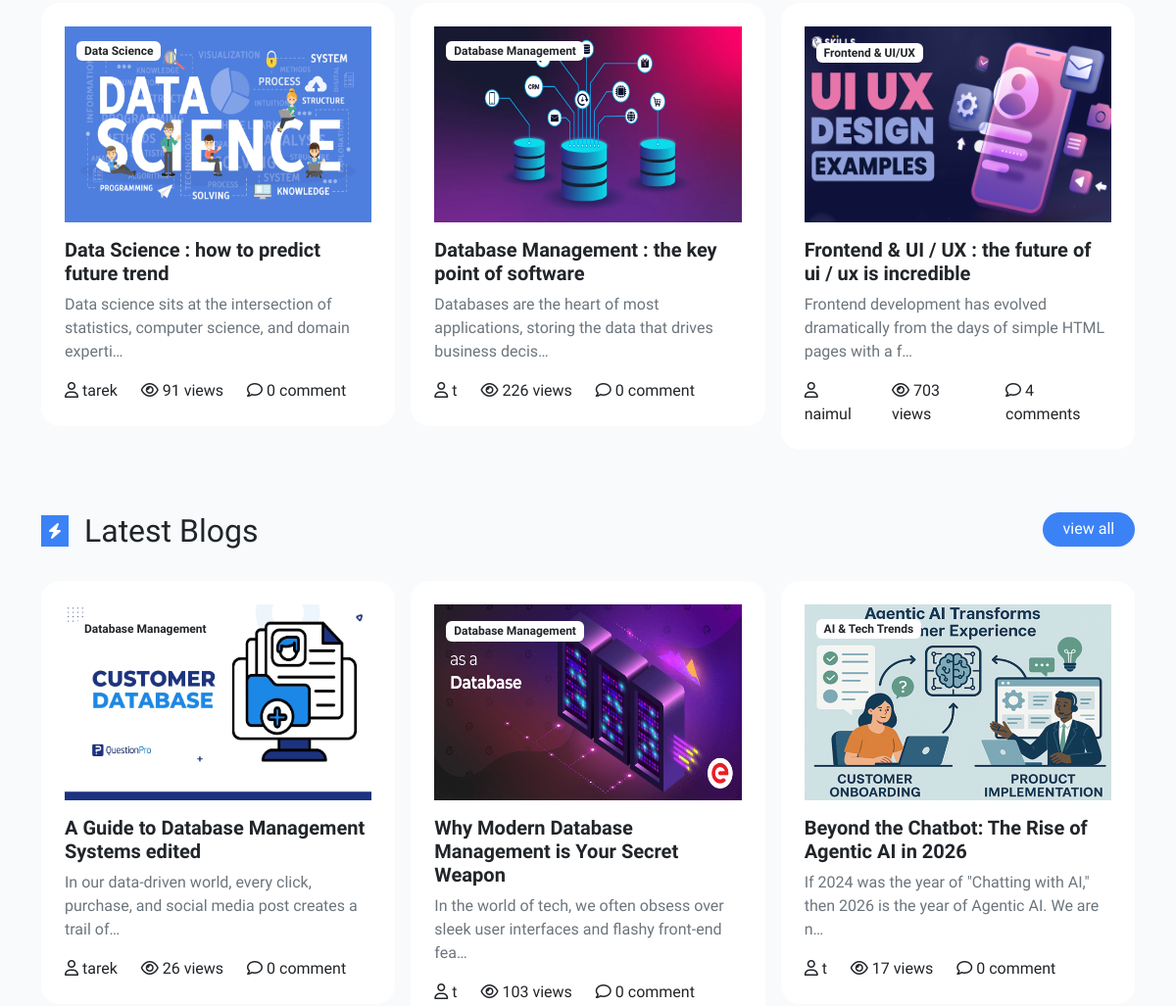
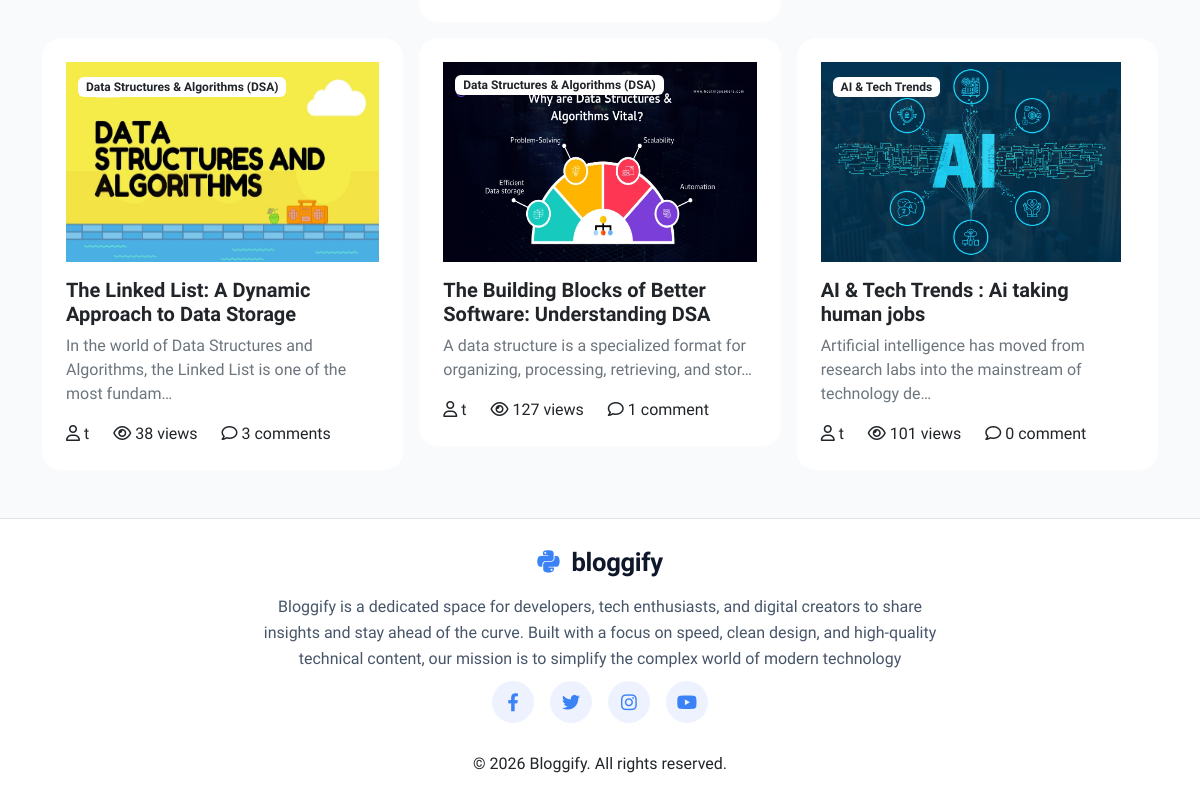
Before: / (lower part) with the older database file (2 pictures, top to bottom).
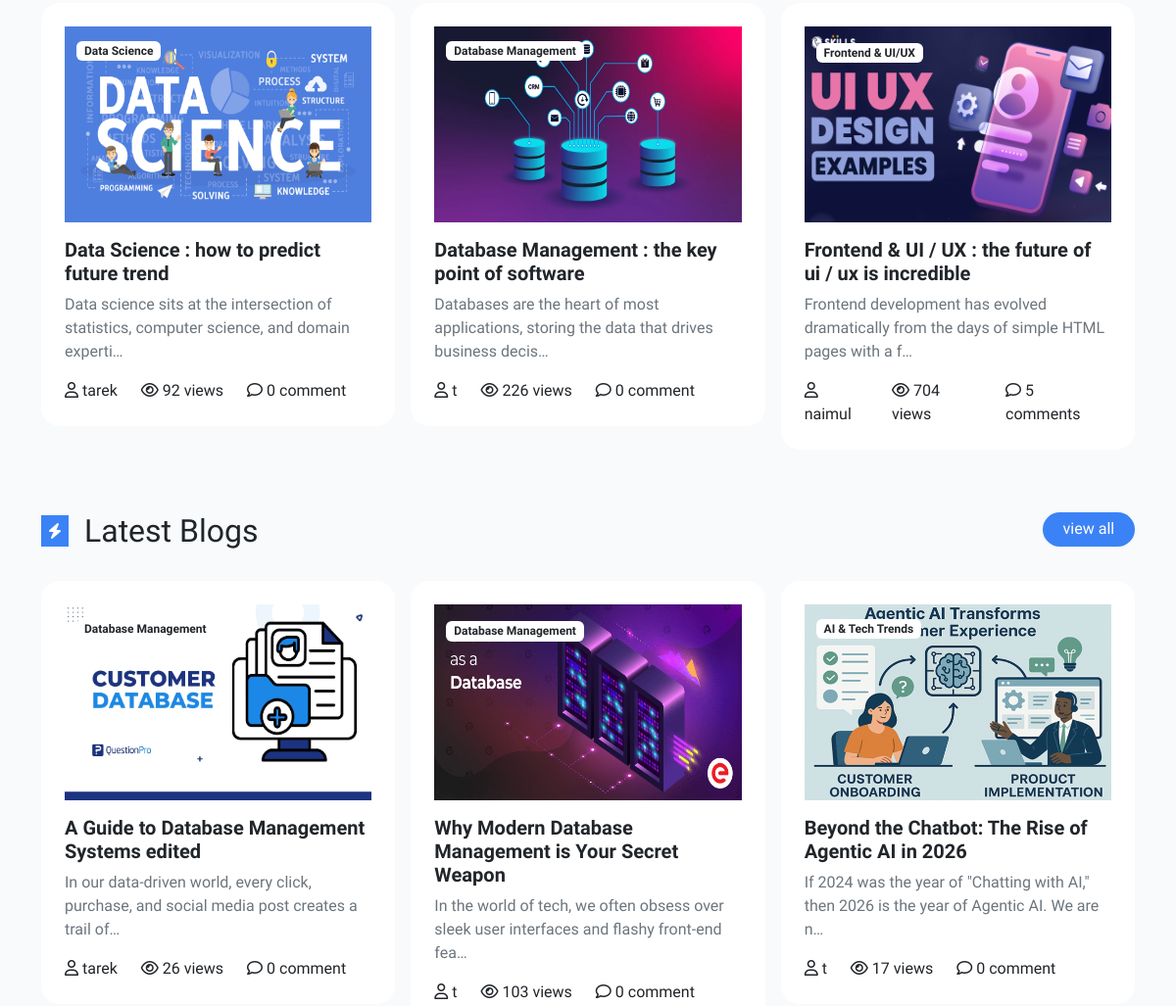
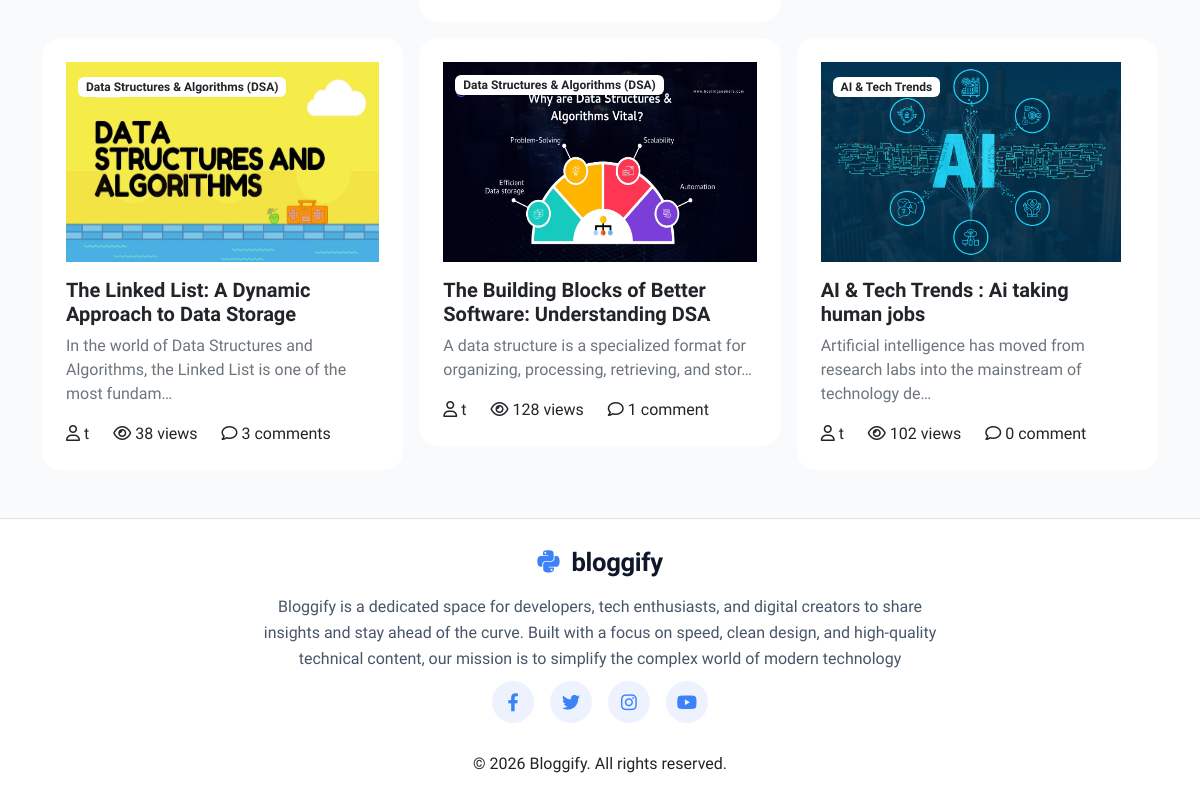
After: the same page with the newer database file (2 pictures, top to bottom).
### blog/models.py (models this page shows, shortened)
class BlogPost(models.Model) :
    id = models.UUIDField(primary_key=True, default=uuid.uuid4, editable=False)
    title = models.CharField(max_length=200, validators=[MinLengthValidator(5)])
    slug = models.SlugField(max_length=200, unique=True, db_index=True)
    featured_image = models.ImageField(upload_to="blogpost/featured_images/")
    content = models.TextField()
    excerpt = models.CharField(max_length=200)
    category = models.ForeignKey(Category, on_delete=models.SET_NULL, null=True, blank=True, related_name="BlogPosts", db_index=True)
    author = models.ForeignKey(User, on_delete=models.CASCADE, related_name = "BlogPosts")
    tags = models.ManyToManyField(Tag, blank=True, related_name="BlogPosts")
    related_blogs = models.ManyToManyField("self", blank = True, symmetrical=True, related_name="RelatedBlogs")
    views = models.PositiveIntegerField(default=0)
    is_feature = models.BooleanField(default=False)
    status = models.CharField(max_length=20, choices=[("draft", "Draft"), ("published", "Published")])
    created_at = models.DateTimeField(auto_now_add=True)
    updated_at = models.DateTimeField(auto_now=True)
    class Meta :
        verbose_name = "Blog"
        verbose_name_plural = "Blogs"

class Category(models.Model) :
    name = models.CharField(max_length = 100, unique=True, db_index=True, verbose_name="Category Name")
    slug = models.SlugField(max_length=100, unique=True, db_index=True, verbose_name="Category Slug")
    description = models.TextField(verbose_name="Category Description", blank=True)
    recommended = models.BooleanField(default=False)
    created_at = models.DateTimeField(auto_now_add=True)
    updated_at = models.DateTimeField(auto_now=True)
    class Meta :
        verbose_name = "Category"
        verbose_name_plural = "Categories"

### footer/models.py (models this page shows, shortened)
class aboutUs(models.Model) :
    description = models.CharField(max_length=300)
    copyright = models.CharField(max_length=200)
    class Meta :
        verbose_name_plural = "About Us"

### blog/views.py (the view)
# urls.py: path("", views.home, name="home"),
def home(request):
    latest_posts = (
        BlogPost.objects.select_related("author", "category")
        .filter(is_feature=False)
        .annotate(comment_count= Count("Comments"))
        .order_by("-created_at")[:6]
    )
    recommended_blogs = (
        BlogPost.objects.select_related("author", "category")
        .filter(is_feature=True)
        .annotate(comment_count= Count("Comments"))
        .order_by("-created_at")[:3]
    )
    writter = User.objects.all()[:8]
    context = {"latest_posts": latest_posts, "recommended_blogs": recommended_blogs, "writter": writter}
    return render(request, "bloggify.html", context)

### blog/context_processors.py (called while the page is built)
def categories(request):
    return {
        'categories': Category.objects.all()
    }

def footer(request):
    return {
        'about_us': aboutUs.objects.first(),
        'social_links': socialLinks.objects.first()
    }

### templates/bloggify.html (shortened to what this page needs)
{% extends 'base.html' %}
{% load static %}
{% block custom_css %}
  <link rel="stylesheet" href="{% static 'css/bloggify.css' %}" />
{% endblock %}
{% block content %}
  <main class="container">
    <div class="row g-3 mt-2">
      {% for post in recommended_blogs %}
        <div class="col-md-4">
          <div class="card card-blog p-2 position-relative">
            <div class="card-body">
              <div class="img_badge">
                <span class="badge bg-white text-dark mb-2">{{ post.category.name }}</span>
                <img src="{{ post.featured_image.url }}" alt="{{ post.title }}" class="img-fluid mb-3" style="height: 200px;" />
              </div>
              <h5 class="card-title fw-semibold">{{ post.title }}</h5>
              <p class="card-text text-secondary">{{ post.excerpt|truncatechars:90 }}</p>
              <div class="d-flex gap-4">
                <span><i class="fa-regular fa-user"></i> {{ post.author.username }}</span>
                <span><i class="fa-regular fa-eye"></i> {{ post.views }} views</span>
                <span><i class="fa-regular fa-comment"></i> {{ post.comment_count }} {% if post.comment_count > 1 %}comments{% else %}comment{% endif %}</span>
              </div>
            </div>
          </div>
        </div>
      {% endfor %}
    </div>
    <div class="row g-3 mt-5">
      <div class="col-12 d-flex justify-content-between align-items-start">
        <div class="d-flex align-items-center gap-3 mb-3">
          <i class="fa fa-bolt p-2 bg_main"></i>
          <h2 class="mb-0">Latest Blogs</h2>
        </div>
        <a href="{% url 'blog_feed' %}" class="text-decoration-none button-primary">view all</a>
      </div>
      {% for post in latest_posts %}
        <div class="col-md-4">
          <div class="card card-blog p-2 position-relative">
            <div class="card-body">
              <div class="img_badge">
                <span class="badge bg-white text-dark mb-2">{{ post.category.name }}</span>
                <img src="{{ post.featured_image.url }}" alt="{{ post.title }}" class="img-fluid mb-3" style="height: 200px;" />
              </div>
              <h5 class="card-title fw-semibold">{{ post.title }}</h5>
              <p class="card-text text-secondary">{{ post.excerpt|truncatechars:90 }}</p>
              <div class="d-flex gap-4">
                <span><i class="fa-regular fa-user"></i> {{ post.author.username }}</span>
                <span><i class="fa-regular fa-eye"></i> {{ post.views }} views</span>
                <span><i class="fa-regular fa-comment"></i> {{ post.comment_count }} {% if post.comment_count > 1 %}comments{% else %}comment{% endif %}</span>
              </div>
            </div>
          </div>
        </div>
      {% endfor %}
    </div>
  </main>
{% endblock %}

### templates/base.html (shortened to what this page needs)
{% load static %}
<!DOCTYPE html>
<html lang="en">
  <head>
    <link href="https://cdn.jsdelivr.net/npm/bootstrap@5.3.0-alpha1/dist/css/bootstrap.min.css" rel="stylesheet" />
    <link rel="stylesheet" href="https://cdnjs.cloudflare.com/ajax/libs/font-awesome/6.0.0-beta3/css/all.min.css" />
    <link rel="stylesheet" href="{% static 'css/base.css' %}" />
    {% block custom_css %}
    {% endblock %}
  </head>
  <body>
    {% block content %}
    {% endblock %}
    {% block footer %}
      <footer class="py-4 mt-5 bg-white border-top text-center">
        <a class="navbar-brand" href="{% url "home" %}"><i class="fab fa-python"></i> bloggify</a>
        <div class="aboutUs text-center">
          <p>{{ about_us.description }}</p>
          <div class="social-links">
            <a href="{{ social_links.facebook }}" target="_blank"><i class="fab fa-facebook-f"></i></a>
            <a href="{{ social_links.twitter }}" target="_blank"><i class="fab fa-twitter"></i></a>
            <a href="{{ social_links.instagram }}" target="_blank"><i class="fab fa-instagram"></i></a>
            <a href="{{ social_links.youtube }}" target="_blank"><i class="fab fa-youtube"></i></a>
          </div>
        </div>
        <div class="container text-center mt-3">
          <span>{{ about_us.copyright }}</span>
        </div>
      </footer>
    {% endblock %}
  </body>
</html>

### static/css/base.css (style rules this page uses)
body { font-family: "Maven Pro", sans-serif !important; background: #f8fafc; padding-top: 80px; }
.navbar-brand { font-weight: 700; font-size: 1.6rem; letter-spacing: -0.3px; color: #0f172a !important; }
.navbar-brand i { color: #3b82f6; margin-right: 6px; }
.btn-signup , .button-primary { background: #3b82f6; border: none; color: white; font-weight: 500; border-radius: 40px; padding: 0.35rem 1.3rem; transition: all 0.2s; box-shadow: 0 1px 2px rgba(0, 0, 0, 0.05); cursor: pointer; text-decoration: none; display: inline-flex; align-items: center; gap: 6px; }
.bg_main { background: #3b82f6 !important; color: white !important; }
.img_badge span { position: absolute; top: 9% !important; left: 10% !important; }
.aboutUs { padding: 0.8rem 1rem; }
.aboutUs p { width: 100%; margin: 0 auto; text-align: center; color: #475569; line-height: 1.6; }
@media (min-width: 992px) { .aboutUs p { width: 60%; } }
.social-links { margin-top: 0.6rem; }
.social-links a { display: inline-flex; align-items: center; justify-content: center; width: 42px; height: 42px; margin: 0 6px; border-radius: 50%; background: #eef2ff; color: #3b82f6; transition: transform 0.15s ease, background 0.15s ease, color 0.15s ease; text-decoration: none; }
.social-links a i { font-size: 18px; line-height: 1; }

### static/css/bloggify.css (style rules this page uses)
.card-blog { border: none; border-radius: 1.2rem; transition: transform 0.2s, box-shadow 0.2s; background: white; }
footer { margin-top: 4rem; border-top: 1px solid #e2e8f0; background: white; }

Changed rows visible on the page:
changed BlogPost "Data Science : how to predict future trend": views "91" → "92"
changed BlogPost "Frontend & UI / UX : the future of ui / ux is incredible": views "703" → "704"; comment_count "4" → "5"
changed BlogPost "The Building Blocks of Better Software: Understanding DSA": views "127" → "128"
changed BlogPost "AI & Tech Trends : Ai taking human jobs": views "101" → "102"
